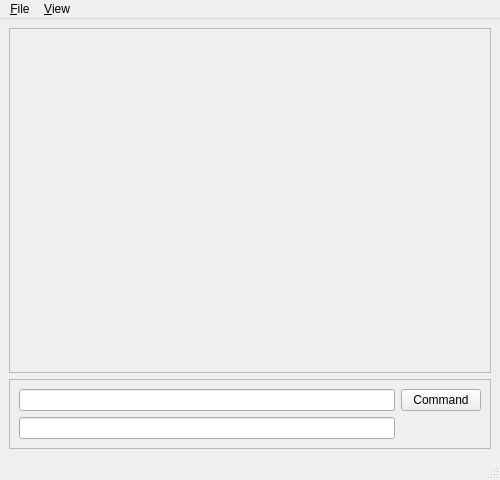
<?xml version="1.0" encoding="UTF-8"?>
<ui version="4.0">
 <class>MainWindow</class>
 <widget class="QMainWindow" name="MainWindow">
  <property name="geometry">
   <rect>
    <x>0</x>
    <y>0</y>
    <width>500</width>
    <height>480</height>
   </rect>
  </property>
  <property name="windowTitle">
   <string>MainWindow</string>
  </property>
  <widget class="QWidget" name="centralwidget">
   <layout class="QGridLayout" name="gridLayout_2">
    <item row="0" column="0">
     <widget class="QScrollArea" name="scrollArea">
      <property name="widgetResizable">
       <bool>true</bool>
      </property>
      <widget class="QWidget" name="scrollAreaWidgetContents">
       <property name="geometry">
        <rect>
         <x>0</x>
         <y>0</y>
         <width>480</width>
         <height>322</height>
        </rect>
       </property>
      </widget>
     </widget>
    </item>
    <item row="1" column="0">
     <widget class="QFrame" name="frame">
      <property name="frameShape">
       <enum>QFrame::StyledPanel</enum>
      </property>
      <property name="frameShadow">
       <enum>QFrame::Raised</enum>
      </property>
      <layout class="QGridLayout" name="gridLayout">
       <item row="0" column="0">
        <widget class="QLineEdit" name="CommandEdit"/>
       </item>
       <item row="0" column="1">
        <widget class="QPushButton" name="CommandButton">
         <property name="text">
          <string>Command</string>
         </property>
        </widget>
       </item>
       <item row="1" column="0">
        <widget class="QLineEdit" name="ReplyEdit"/>
       </item>
      </layout>
     </widget>
    </item>
   </layout>
  </widget>
  <widget class="QMenuBar" name="menubar">
   <property name="geometry">
    <rect>
     <x>0</x>
     <y>0</y>
     <width>500</width>
     <height>25</height>
    </rect>
   </property>
   <widget class="QMenu" name="menu_File">
    <property name="title">
     <string>&amp;File</string>
    </property>
    <addaction name="actionE_xit"/>
   </widget>
   <widget class="QMenu" name="menu_View">
    <property name="title">
     <string>&amp;View</string>
    </property>
    <addaction name="action_Motor_Control"/>
    <addaction name="actionMotor_Config"/>
    <addaction name="actionComms_Log"/>
   </widget>
   <addaction name="menu_File"/>
   <addaction name="menu_View"/>
  </widget>
  <widget class="QStatusBar" name="statusbar"/>
  <action name="actionE_xit">
   <property name="text">
    <string>E&amp;xit</string>
   </property>
  </action>
  <action name="action_Motor_Control">
   <property name="text">
    <string>&amp;Motor Control</string>
   </property>
  </action>
  <action name="actionMotor_Config">
   <property name="text">
    <string>Motor &amp;Config</string>
   </property>
  </action>
  <action name="actionComms_Log">
   <property name="text">
    <string>Comms &amp;Log</string>
   </property>
  </action>
 </widget>
 <resources/>
 <connections/>
</ui>
